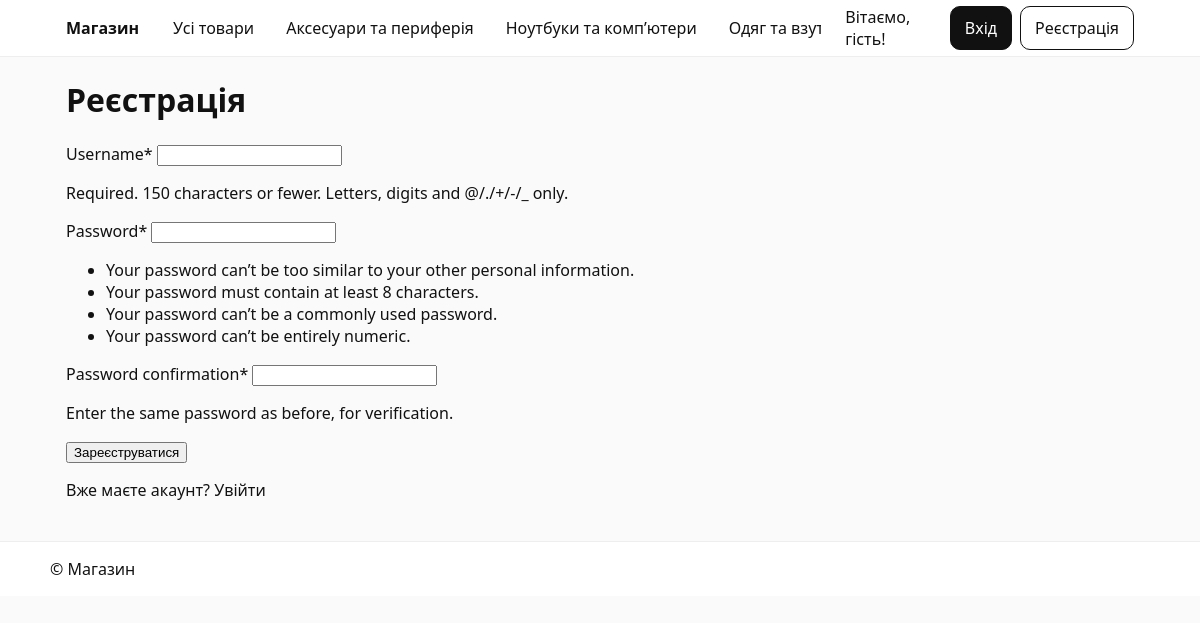
Screenshot of /register/ with the database file from the repository.
### main/models.py (models this page shows, shortened)
class Category(models.Model):
    name = models.CharField(max_length=100, db_index=True)
    slug = models.SlugField(max_length=100, unique=True)
    description = models.TextField(blank=True)
    image = models.ImageField(upload_to="categories/", blank=True)
    is_active = models.BooleanField(default=True)
    class Meta:
        ordering = ["name"]
        verbose_name = "Категорія"
        verbose_name_plural = "Категорії"
    def get_absolute_url(self):
        return reverse("main:product_list_by_category", args=[self.slug])

### accounts/views.py (the view)
# urls.py: path('register/', views.register_view, name='register'),
def register_view(request):
    if request.user.is_authenticated:
        return redirect('main:product_list')
    form = UserCreationForm(request.POST or None)
    if request.method == 'POST' and form.is_valid():
        user = form.save()
        login(request, user)
        return redirect('main:product_list')
    return render(request, 'accounts/register.html', {
        'form': form,
        'categories': _nav_categories(),
    })

### accounts/views.py (called while the page is built)
def _nav_categories():
    return Category.objects.filter(is_active=True).order_by("name")

    def __call__(self, request):
        if request.path.startswith('/admin/'):
            user = request.user
            if not user.is_authenticated or not user.is_staff:
                return redirect('main:product_list')
        return self.get_response(request)

### main/templatetags/shop_tags.py (called while the page is built)
@register.simple_tag(takes_context=True)
def user_greeting(context):
    user = context.get("user")
    if user and user.is_authenticated:
        return f"Вітаємо, {user.username}!"
    return "Вітаємо, гість!"

### templates/accounts/register.html (shortened to what this page needs)
{% extends 'main/base.html' %}
{% block content %}
<div class="max-w-2xl mx-auto bg-white shadow-lg rounded-lg">
  <div class="px-6 py-4 bg-gradient-to-r from-teal-500 to-teal-600 rounded-t-lg">
    <h1 class="text-white text-xl font-semibold">Реєстрація</h1>
  </div>
  <div class="p-6">
    <form method="post" enctype="multipart/form-data" class="space-y-6">
      {% for field in form %}
        <div>
          <label class="block mb-1 font-medium">
            {{ field.label }}{% if field.field.required %}<span class="text-red-600">*</span>{% endif %}
          </label>
          {{ field }}
          {% if field.help_text %}<p class="text-sm text-gray-500 mt-1">{{ field.help_text|safe }}</p>{% endif %}
        </div>
      {% endfor %}
      <button class="w-full py-2 rounded bg-teal-600 text-white hover:bg-teal-700">Зареєструватися</button>
      <p class="text-center text-sm text-gray-600 mt-2">
        Вже маєте акаунт? <a href="{% url 'login' %}" class="text-teal-600 hover:underline">Увійти</a>
      </p>
    </form>
  </div>
</div>
{% endblock %}

### main/templates/main/base.html (shortened to what this page needs)
{% load static %}
{% load shop_tags %}
<!doctype html>
<html lang="uk">
<head>
  <link rel="stylesheet" href="{% static 'css/style.css' %}">
</head>
<body>
<header class="site-header">
  <div class="container header-inner">
    <a class="logo" href="{% url 'main:product_list' %}">Магазин</a>
    <nav class="nav">
      <a href="{% url 'main:product_list' %}">Усі товари</a>
      {% if categories %}
        {% for c in categories %}
          <a href="{{ c.get_absolute_url }}">{{ c.name }}</a>
        {% endfor %}
      {% endif %}
    </nav>
    <div class="auth-buttons">
    <span class="hint">{% user_greeting %}</span>
      {% if user.is_authenticated %}
        {% if user.is_staff %}
          <a class="btn" href="{% url 'admin:index' %}">Адмінка</a>
        {% endif %}
        <a class="btn" href="{% url 'accounts:profile' %}">Профіль</a>
        <a class="btn ghost" href="{% url 'accounts:logout' %}">Вийти</a>
      {% else %}
        <a class="btn" href="{% url 'accounts:login' %}">Вхід</a>
        <a class="btn ghost" href="{% url 'accounts:register' %}">Реєстрація</a>
      {% endif %}
</div>
  </div>
</header>
<main class="container">
  {% block content %}{% endblock %}
</main>
<footer class="site-footer">
  <div class="container">© {{ now|date:"Y" }} Магазин</div>
</footer>
</body>
</html>

### static/css/style.css (style rules this page uses)
* { box-sizing: border-box; }
body { margin: 0; font-family: system-ui, -apple-system, Segoe UI, Roboto, sans-serif; color: #111; background: #fafafa; }
a { color: inherit; text-decoration: none; }
.container { max-width: 1100px; margin: 0 auto; padding: 0 16px; }
.site-header { background: #fff; border-bottom: 1px solid #eee; position: sticky; top: 0; z-index: 50; }
.header-inner { display: flex; align-items: center; gap: 24px; height: 56px; }
.logo { font-weight: 700; }
.nav { display: flex; gap: 12px; overflow-x: auto; white-space: nowrap; }
.nav a { padding: 6px 10px; border-radius: 8px; }
.btn { padding: 10px 14px; border-radius: 10px; background: #111; color: #fff; border: 1px solid #111; cursor: pointer; }
.btn.ghost { background: #fff; color: #111; }
.site-footer { margin-top: 40px; border-top: 1px solid #eee; background: #fff; }
.site-footer .container { padding: 16px 0; }
.auth-buttons { margin-left: auto; display: flex; gap: 8px; }

### rows the page displays
Category: name "Аксесуари та периферія"
Category: name "Ноутбуки та комп’ютери"
Category: name "Одяг та…"

### other values shown
{{ field.label }} "Username" "Password" "Password confirmation"
{{ field.help_text|safe }} "Required. 150 characters or fewer. Letters, digits and @/./+/-/_ only." "Enter the same password as before, for verification."
